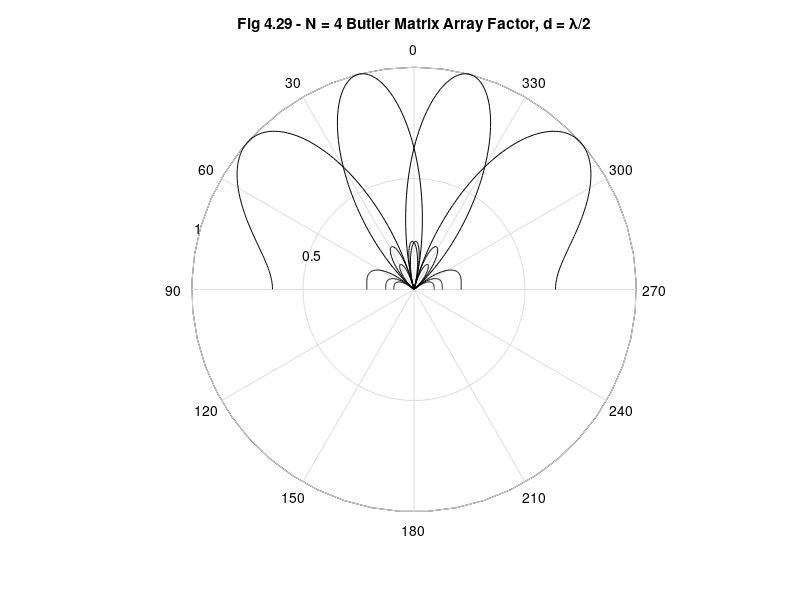

The MATLAB source for this figure:
%%%%%%%%%%%%%%%%%%%%%%%%%%%%%%%%%%%%%%%%%%%%%%%%%%%%%%%%%%%%%
%%                                                         %%
%% ******************************************************  %%
%% * Smart Antennas for Wireless Applications w/ Matlab *  %%
%% ******************************************************  %%
%%                                                         %%
%% Chapter 4: Fig 4.29                                     %%
%%                                                         %%
%% Author: Frank Gross                                     %%
%% McGraw-Hill, 2005                                       %%
%% Date:  9/12/2004                                        %%
%%                                                         %%
%% This code creates Fig 4.29, an Array Factor pattern for %%
%%     a N = 4 Butler Matrix, with d = lambda/2.           %%
%%%%%%%%%%%%%%%%%%%%%%%%%%%%%%%%%%%%%%%%%%%%%%%%%%%%%%%%%%%%%      

%%------------------- Define Variables:--------------------%%
% d - Element spacing                                       %
% N - Number of stages in Butler Matrix                     %
% theta - angle (deg)                                       %
% AF - Array Factor for Butler Matrix                       %
%%---------------------------------------------------------%%

%%---------------------- Given Values ----------------------%%

d = .5;  N = 4;
theta = -pi/2:.01:pi/2;

%%------------ Create Array Factor for Butler Matrix ------------- %%

for j = -(N - 1):2:N - 1
  AF = sin(N*pi*d*sin(theta) - j*pi/2)./(N*pi*d*sin(theta) - j*pi/2);
  AF = abs(AF);
  polar(theta,abs(AF),'k')
  hold on
  view(-90,90)
end

title('\bfFig 4.29 - N = 4 Butler Matrix Array Factor, d = \lambda/2')
